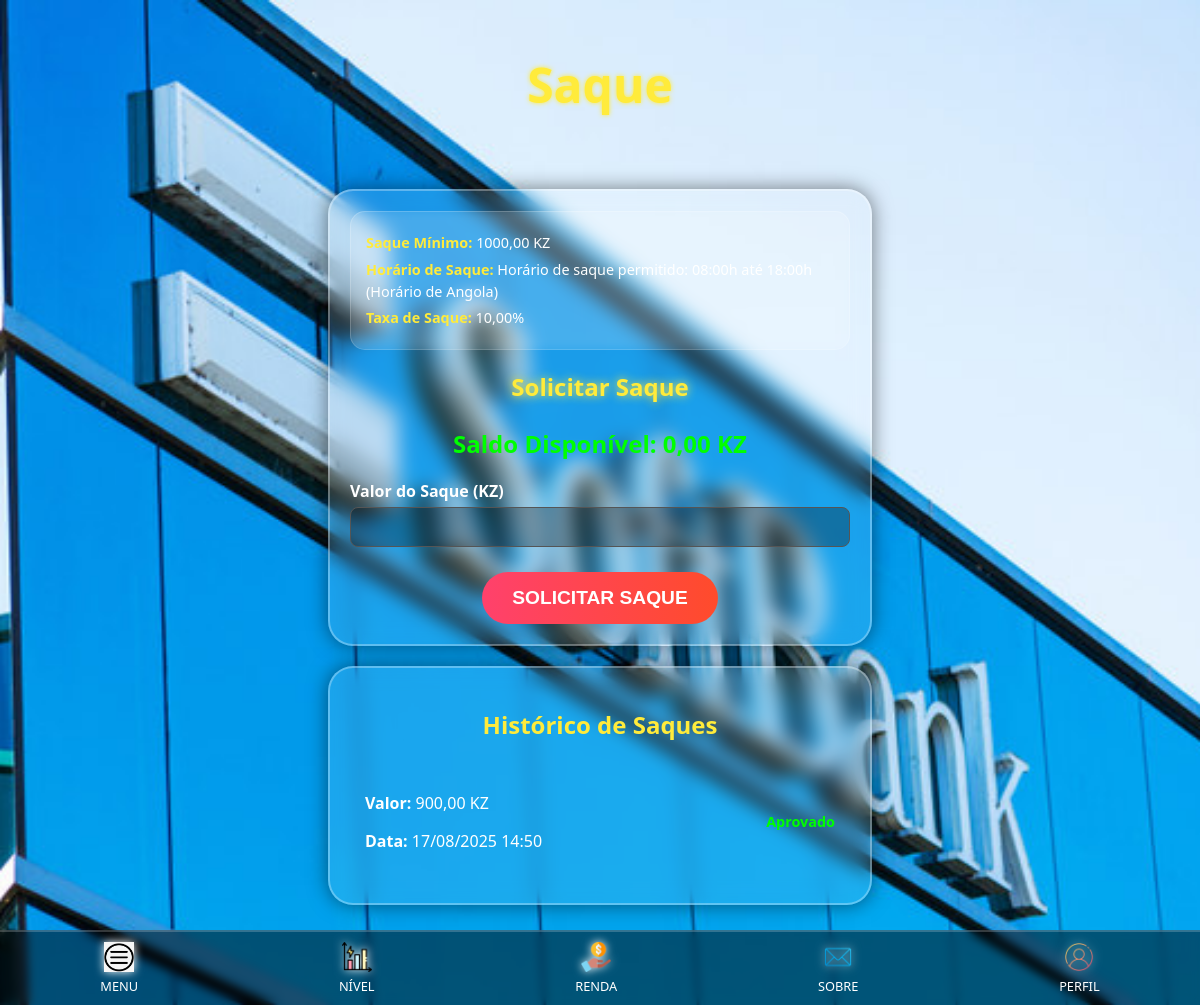
Page /saque/ (signed in) on the committed database.
### plataforma/models.py (models this page shows, shortened)
class Config(models.Model):
    taxa_saque = models.DecimalField(max_digits=5, decimal_places=2, default=0.00, verbose_name="Taxa de Saque (%)")
    saque_minimo = models.DecimalField(max_digits=10, decimal_places=2, default=1000.00, verbose_name="Saque Mínimo (Kz)")
    horario_saque_inicio = models.TimeField(default=timezone.datetime(2000, 1, 1, 8, 0).time(), verbose_name="Início Horário de Saque")
    horario_saque_fim = models.TimeField(default=timezone.datetime(2000, 1, 1, 18, 0).time(), verbose_name="Fim Horário de Saque")
    link_grupo_whatsapp = models.URLField(blank=True, null=True, verbose_name="Link do Grupo WhatsApp")
    link_grupo_telegram = models.URLField(blank=True, null=True, verbose_name="Link do Grupo Telegram")
    link_apoio_whatsapp_cadastro = models.URLField(blank=True, null=True, verbose_name="Link de Apoio WhatsApp (Pág. Cadastro)")
    class Meta:
        verbose_name = "Configuração da Plataforma"
        verbose_name_plural = "Configurações da Plataforma"

class Usuario(AbstractBaseUser, PermissionsMixin):
    phone_number = models.CharField(max_length=15, unique=True, verbose_name="Número de Telefone")
    username = models.CharField(max_length=150, unique=True, blank=True, null=True, verbose_name="Nome de Usuário")
    invitation_code = models.CharField(max_length=10, unique=True, blank=True, null=True, verbose_name="Código de Convite")
    inviter = models.ForeignKey('self', on_delete=models.SET_NULL, null=True, blank=True, related_name='invited_users', verbose_name="Convidante")
    saldo = models.DecimalField(max_digits=10, decimal_places=2, default=0.00, verbose_name="Saldo Geral")
    saldo_disponivel = models.DecimalField(max_digits=10, decimal_places=2, default=0.00, verbose_name="Saldo Disponível para Saque")
    saldo_subsidio = models.DecimalField(max_digits=10, decimal_places=2, default=0.00, verbose_name="Saldo de Subsídios")
    total_sacado = models.DecimalField(max_digits=10, decimal_places=2, default=0.00, verbose_name="Total Sacado")
    is_active = models.BooleanField(default=True)
    is_staff = models.BooleanField(default=False)
    date_joined = models.DateTimeField(default=timezone.now)
    can_spin_roulette = models.BooleanField(default=False, verbose_name="Pode Abrir Prêmio")
    spins_remaining = models.IntegerField(default=0, verbose_name="Prêmios Restantes para Abrir")
    last_spin_reset = models.DateTimeField(null=True, blank=True, verbose_name="Último Reset de Prêmios")
    objects = UsuarioManager()
    USERNAME_FIELD = 'phone_number'
    REQUIRED_FIELDS = []
    class Meta:
        verbose_name = "Usuário"
        verbose_name_plural = "Usuários"

class Saque(models.Model):
    usuario = models.ForeignKey(Usuario, on_delete=models.CASCADE, related_name='saques', verbose_name="Usuário")
    valor = models.DecimalField(max_digits=10, decimal_places=2, verbose_name="Valor do Saque (Kz)")
    iban_cliente = models.CharField(max_length=30, blank=True, null=True, verbose_name="IBAN do Cliente")
    status = models.CharField(max_length=20, default='Pendente', choices=[('Pendente', 'Pendente'), ('Aprovado', 'Aprovado'), ('Rejeitado', 'Rejeitado')], verbose_name="Status")
    data_saque = models.DateTimeField(default=timezone.now, verbose_name="Data da Solicitação")
    class Meta:
        verbose_name = "Saque"
        verbose_name_plural = "Saques"

### plataforma/views.py (the view, shortened to what this page needs)
# urls.py: path('saque/', views.saque_view, name='saque'),
@login_required
def saque_view(request):
    usuario = request.user
    historico_saques = Saque.objects.filter(usuario=usuario).order_by('-data_saque')
    config = Config.objects.first()
    if not config:
        messages.error(request, "Configurações da plataforma não encontradas. Por favor, contate o suporte.")
        return redirect('menu')
    SAQUE_MINIMO = config.saque_minimo
    TAXA_SAQUE = config.taxa_saque / 100
    HORARIO_INICIO_SAQUE = config.horario_saque_inicio.hour
    HORARIO_FIM_SAQUE = config.horario_saque_fim.hour
    luanda_tz = pytz.timezone('Africa/Luanda')
    agora_luanda = datetime.now(luanda_tz)
    hora_atual = agora_luanda.hour
    pode_sacar = HORARIO_INICIO_SAQUE <= hora_atual < HORARIO_FIM_SAQUE
    mensagem_horario = f"Horário de saque permitido: {config.horario_saque_inicio.strftime('%H:%M')}h até {config.horario_saque_fim.strftime('%H:%M')}h (Horário de Angola)"
    try:
        client_bank_details = ClientBankDetails.objects.get(usuario=usuario)
        tem_detalhes_bancarios = True
        iban_cliente = client_bank_details.iban
    except ClientBankDetails.DoesNotExist:
        tem_detalhes_bancarios = False
        iban_cliente = None
        messages.warning(request, "Por favor, preencha suas coordenadas bancárias no seu perfil antes de solicitar um saque.")
    context = {
        'usuario': usuario,
        'historico_saques': historico_saques,
        'SAQUE_MINIMO': SAQUE_MINIMO,
        'TAXA_SAQUE': TAXA_SAQUE * 100,
        'mensagem_horario': mensagem_horario,
        'tem_detalhes_bancarios': tem_detalhes_bancarios,
    }
    return render(request, 'plataforma/saque.html', context)

### plataforma/templates/plataforma/saque.html (shortened to what this page needs)
{% load static %}
<!DOCTYPE html>
<html lang="pt-br">
<head>
</head>
<body>
    <div class="header">
        <h1>Saque</h1>
    </div>
    <div class="withdraw-container">
        <div class="info-box">
            <p><strong>Saque Mínimo:</strong> {{ SAQUE_MINIMO }} KZ</p>
            <p><strong>Horário de Saque:</strong> {{ mensagem_horario }}</p>
            <p><strong>Taxa de Saque:</strong> {{ TAXA_SAQUE }}%</p>
        </div>
        <h2>Solicitar Saque</h2>
        <p class="current-balance">Saldo Disponível: {{ usuario.saldo_disponivel|floatformat:2 }} KZ</p>
        <form method="post" action="{% url 'saque' %}">
            <div class="form-group">
                <label for="amount">Valor do Saque (KZ)</label>
                <input type="number" id="amount" name="amount" min="{{ SAQUE_MINIMO }}" step="0.01" required>
            </div>
            <button type="submit" class="submit-btn" {% if not tem_detalhes_bancarios %}disabled{% endif %}>Solicitar Saque</button>
        </form>
    </div>
    <div class="history-container">
        <h2>Histórico de Saques</h2>
        <ul class="history-list">
            {% for saque in historico_saques %}
                <li class="history-item">
                    <div class="history-details">
                        <p><strong>Valor:</strong> {{ saque.valor|floatformat:2 }} KZ</p>
                        <p><strong>Data:</strong> {{ saque.data_saque|date:"d/m/Y H:i" }}</p>
                    </div>
                    <span class="history-status
                        {% if saque.status == 'Aprovado' %}status-approved{% elif saque.status == 'Pendente' %}status-pending{% else %}status-rejected{% endif %}"
                    >
                        {{ saque.status }}
                    </span>
                </li>
            {% empty %}
                <p>Nenhuma solicitação de saque encontrada.</p>
            {% endfor %}
        </ul>
    </div>
    <nav class="footer-nav">
        <a href="{% url 'menu' %}" class="footer-item">
            <img src="{% static 'plataforma/images/icon_menu.png' %}" alt="Menu">
            <span>MENU</span>
        </a>
        <a href="{% url 'nivel' %}" class="footer-item">
            <img src="{% static 'plataforma/images/icon_nivel.png' %}" alt="Nivel">
            <span>NÍVEL</span>
        </a>
        <a href="{% url 'renda' %}" class="footer-item">
            <img src="{% static 'plataforma/images/icon_renda.png' %}" alt="Renda">
            <span>RENDA</span>
        </a>
        <a href="{% url 'sobre' %}" class="footer-item">
            <img src="{% static 'plataforma/images/icon_sobre.png' %}" alt="Sobre">
            <span>SOBRE</span>
        </a>
        <a href="{% url 'perfil' %}" class="footer-item">
            <img src="{% static 'plataforma/images/icon_perfil.png' %}" alt="Perfil">
            <span>PERFIL</span>
        </a>
    </nav>
</body>
</html>

### rows in the picture
Config: saque_minimo "1000,00"
Usuario: saldo_disponivel "0,00"
Saque: valor "900,00", data_saque "17/08/2025 14:50", status "Aprovado"

### other values in the picture
{{ mensagem_horario }} "Horário de saque permitido: 08:00h até 18:00h (Horário de Angola)"
{{ TAXA_SAQUE }} "10,00"
